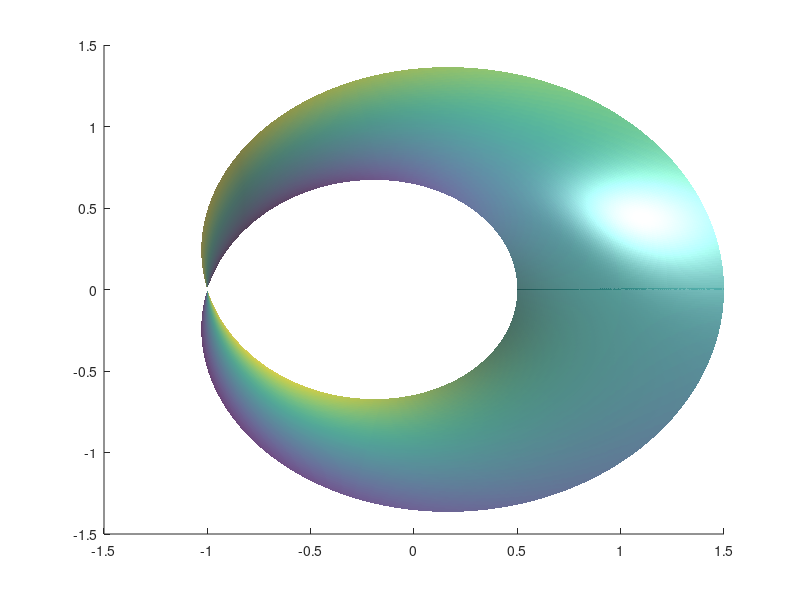

Here is the MATLAB script that generated this plot: (Note: this script raises an error after producing the figure.)
%% Explicit surface

% Display normals
normal = false;

% display level curves
%https://www.mathworks.com/matlabcentral/answers/433972-how-to-overlay-gradient-on-surface-plot

%display gradient
% TODO

u = 0 : .01 : 2*pi+0.01;
v = -.5 : .01 : .5;
[u, v]=meshgrid(u,v);

% Function
x = (1+v.*cos(u/2)).*cos(u);
y = (1+v.*cos(u/2)).*sin(u);
z = v.*sin(u/2);

%% Plotting

hold on;
h = surf(x,y,z,'EdgeColor',...
    'none','FaceAlpha',.75);
shading interp
lightangle(-45,30)
h.FaceLighting = 'gouraud';
h.AmbientStrength = 0.3;
h.DiffuseStrength = 0.8;
h.SpecularStrength = 0.9;
h.SpecularExponent = 25;
h.BackFaceLighting = 'unlit';
colormap(cool);
view(25,25)

if normal
    [U,V,W] = surfnorm(X,Y,Z);
    quiverC3D(X,Y,Z,U,V,W,.25,100, 'Normalize', true);
end
hold off;

set(gca,'TickLabelInterpreter','latex')
xlabel('$x$', 'interpreter','latex')
ylabel('$y$', 'Interpreter', 'latex')
zlabel('$f(x,y)$', 'Interpreter', 'latex')
